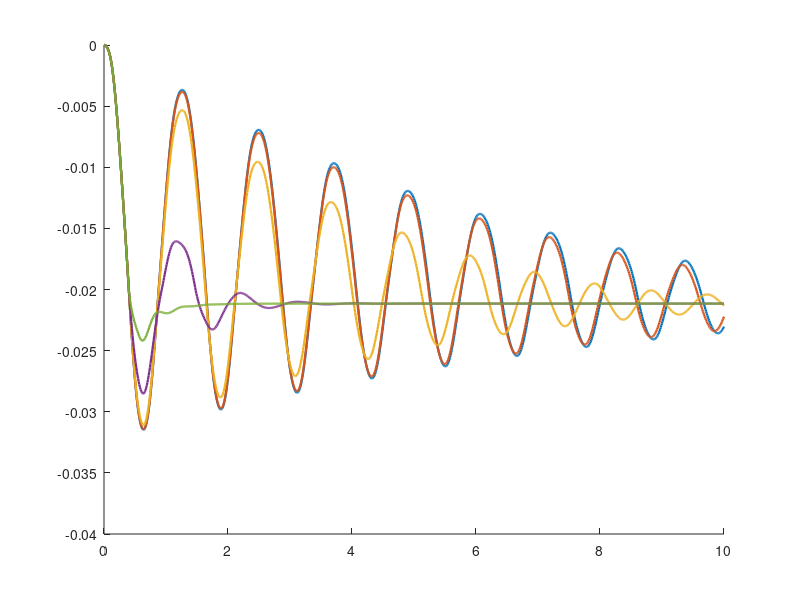

This chart was generated by the following MATLAB code: (Note: this script raises an error after producing the figure.)
function beam_dnc1obsFD_compare_beta()
% Compare right-end displacement for multiple beta values on one plot.
% Uses the implicit FD scheme with unilateral contact at x=1.

%% Fixed parameters
L = 1.0; T = 10.0; dx = 0.01; dt = 0.01;
alpha2 = 1;
f0 = -0.2;
y_minus = -0.02;                 % <-- obstacle level requested
kappa = 10;                   % keep your previous choice (shown in title)
betas = [1e-3, 1e-2, 1e-1, 1, 5];     % the requested beta set

figure; hold on;
leg = cell(0,1);

for b = betas
    [t, u_right] = simulate_right_end(b, kappa, y_minus, L, T, dx, dt, alpha2, f0);
    plot(t, u_right, 'LineWidth', 1.6, 'DisplayName', sprintf('\\beta = %g', b));
end

% Obstacle line (broken/dashed) on same graph
hObs = yline(y_minus, '--','LineWidth',1.6, 'DisplayName', sprintf('y_- = %.3g', y_minus));

grid on; xlim([0 T]);
xlabel('$Time$','Interpreter','latex');
ylabel('$u(1,t)$','Interpreter','latex'); grid off;
title(sprintf('Right Tip Displacement vs Time ($\\kappa = %.3g$)', kappa), 'Interpreter','latex');
legend('Location','southeast');
end

% -------------------------------------------------------------------------
function [t, u_right] = simulate_right_end(beta, kappa, y_minus, L, T, dx, dt, alpha2, f0)
% Runs one simulation for a given beta; returns time vector and right-end trace.

M  = round(L/dx);              % nodes: 0..M
N  = round(T/dt);              % times: 0..N
x  = linspace(0,L,M+1).';
t  = linspace(0,T,N+1);

phi = @(tt) 0.0;               % u(0,t) = 0
u0  = @(xx) 0.0;               % initial displacement
v0  = @(xx) 0.0;               % initial velocity

gamma = alpha2*(dt^2)/(dx^4);

% Storage (u(i+1,j+1) ~ u_i^j)
u = zeros(M+1, N+1);
u(:,1) = u0(x);
u(:,2) = u0(x) + dt*v0(x);
u(1,:) = 0;                    % enforce Dirichlet at x=0

for j = 1:(N-1)                % compute u^{j+1} from u^{j}, u^{j-1}
    in_contact = (u(M+1, j+1) <= y_minus);

    % Unknowns are w = [u_1^{j+1}; ... ; u_M^{j+1}]
    A = spalloc(M, M, 5*M);
    b = zeros(M,1);

    % i=1 row (uses u_{-1}=u_1)
    A(1,1) = 1 + 7*gamma;
    if M >= 2, A(1,2) = -4*gamma; end
    if M >= 3, A(1,3) =  gamma;   end
    b(1) = dt^2*f0 + 2*u(2, j+1) - u(2, j);  % phi=0 so the +4γ*phi term vanishes

    % Interior rows: i=2..M-2
    for i = 2:(M-2)
        r = i;
        if i-2 >= 1
            A(r, i-2) = A(r, i-2) + gamma;
        else
            % would add gamma*phi to RHS; phi=0 -> no effect
        end
        A(r, i-1) = A(r, i-1) - 4*gamma;
        A(r, i  ) = A(r, i  ) + (1 + 6*gamma);
        A(r, i+1) = A(r, i+1) - 4*gamma;
        A(r, i+2) = A(r, i+2) + gamma;

        b(r) = b(r) + dt^2*f0 + 2*u(i+1, j+1) - u(i+1, j);
    end

    % i=M-1 row
    A(M-1, M-3) = gamma;
    A(M-1, M-2) = -4*gamma;
    A(M-1, M-1) = 1 + 5*gamma;
    A(M-1, M  ) = -2*gamma;
    b(M-1)     = dt^2*f0 + 2*u(M, j+1) - u(M, j);

    % i=M row: contact vs no-contact
    if ~in_contact
        % No contact:
        A(M, M-2) =  2*gamma;
        A(M, M-1) = -4*gamma;
        A(M, M  ) =  1 + 2*gamma;
        b(M)      =  dt^2*f0 + 2*u(M+1, j+1) - u(M+1, j);
    else
        % Contact:
        c = (dx^3/alpha2) * (kappa + beta/dt);
        A(M, M-2) =  2*gamma;
        A(M, M-1) = -4*gamma;
        A(M, M  ) =  1 + 2*gamma*(c + 1);
        b(M)      =  dt^2*f0 ...
                   + 2*(1 + gamma*(beta*dx^3)/(alpha2*dt))*u(M+1, j+1) ...
                   -   u(M+1, j) ...
                   + 2*gamma*(dx^3/alpha2)*kappa*y_minus;
    end

    % Solve and write back
    w = A \ b;
    u(1,   j+2) = 0;       % phi = 0
    u(2:end,j+2) = w;
end

u_right = u(end,:);         % trace at x=1
end
